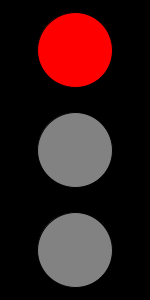
Frame 1 (no input)
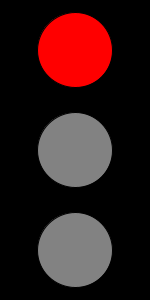
Frame 60 (the mouse pressed at the canvas centre just before this capture)
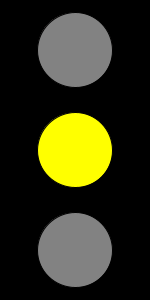
Frame 120 (the mouse held since frame 60 and released just before this capture)

The Processing sketch that drew these frames (run headless with seeded random() and noise(); from frame 60 on, the mouse is pressed at the canvas centre):

// Processing sketch: task3
// ── task3.pde

void setup(){
size(150,300);
background(0);


}

void draw(){
fill(130,130,130);
ellipse(75,50,75,75);

fill(130,130,130);
ellipse(75,150,75,75);

fill(130,130,130);
ellipse(75,250,75,75);
if(mouseY < 100){
  fill(255,0,0);
  ellipse(75,50,75,75);

  fill(130,130,130);
  ellipse(75,150,75,75);

  fill(130,130,130);
  ellipse(75,250,75,75);
}else if(mouseY >200){
  fill(130,130,130);
  ellipse(75,50,75,75);
  
  fill(130,130,130);
  ellipse(75,150,75,75);
  
  fill(0,255,0);
  ellipse(75,250,75,75);
}else{
fill(130,130,130);
ellipse(75,50,75,75);

fill(255,255,0);
ellipse(75,150,75,75);

fill(130,130,130);
ellipse(75,250,75,75);
}
}
